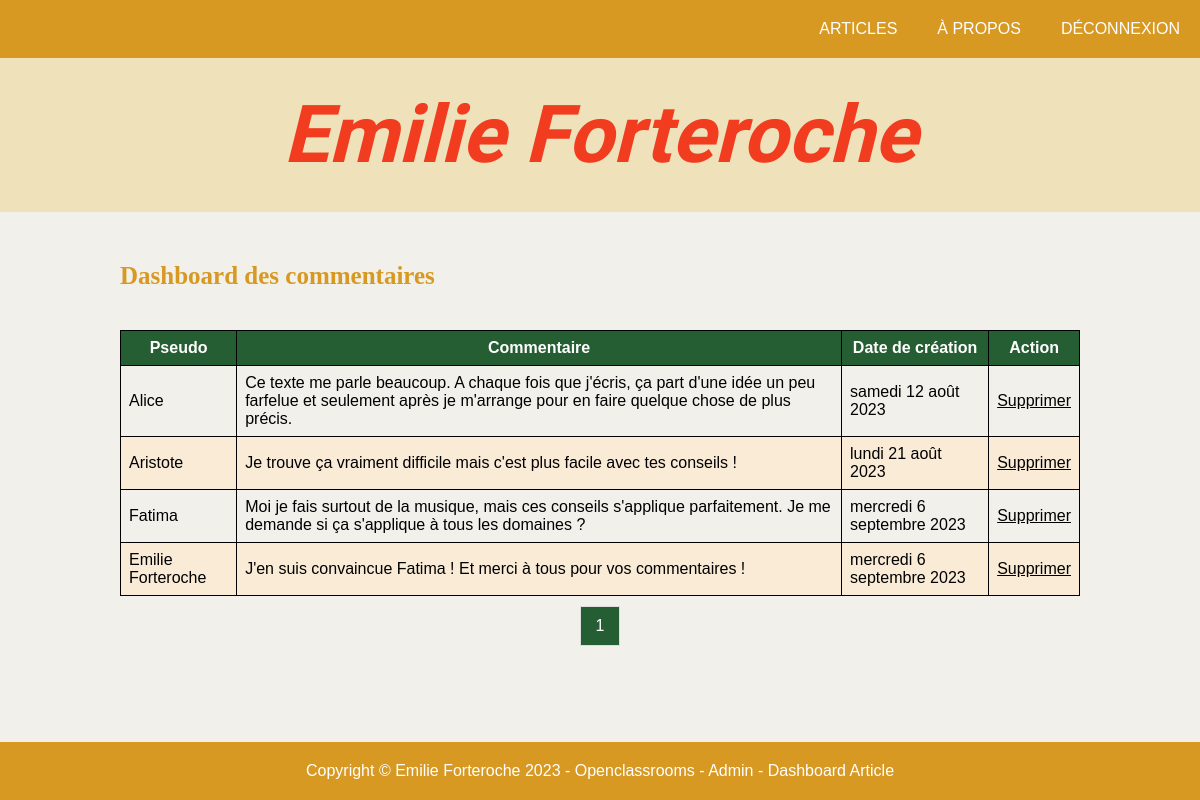
The page /index.php?action=dashboardComment&articleId=2&page=1 (signed in) on the database its author committed.
### tables this page shows
CREATE TABLE IF NOT EXISTS `comment` (
  `id` int NOT NULL AUTO_INCREMENT,
  `id_article` int NOT NULL,
  `pseudo` varchar(255) NOT NULL,
  `content` text NOT NULL,
  `date_creation` datetime NOT NULL,
  PRIMARY KEY (`id`),
  KEY `link_comment_article` (`id_article`),
  CONSTRAINT `link_comment_article` FOREIGN KEY (`id_article`) REFERENCES `article` (`id`) ON DELETE CASCADE ON UPDATE CASCADE
);

### views/View.php (called while the page is built, shortened)
<?php
class View
{
    public function render(string $viewName, array $params = []): void
    {
        $viewPath = $this->buildViewPath($viewName);
        $content = $this->_renderViewFromTemplate($viewPath, $params);
    }
    private function _renderViewFromTemplate(string $viewPath, array $params = []): string
    {
        if (file_exists($viewPath)) {
            extract($params);
            require($viewPath);
            return ob_get_clean();
        } else {
            throw new Exception("La vue '$viewPath' est introuvable.");
        }
    }
    private function buildViewPath(string $viewName): string
    {
        return TEMPLATE_VIEW_PATH . $viewName . '.php';
    }
}

### controllers/CommentController.php (called while the page is built, shortened)
<?php
class CommentController
{
    public function dashboardComment(): void
    {
        $idArticle = Utils::request('articleId');
        $page = intval(Utils::request("page"));
        $column = Utils::request("column");
        $order = Utils::request("order");
        $delete = Utils::request("delete");
        if(!isset($column) || $column == "" || !isset($order) || $order == "") {
            $column = null;
            $order = null;
        }
        if(!isset($delete) || $delete == "") {
            $delete = "hide";
        }
        $rows = [];
        $rows[0] = array("column" => "pseudo", "label" => "Pseudo");
        $rows[1] = array("column" => "content", "label" => "Commentaire");
        $rows[2] = array("column" => "date_creation", "label" => "Date de création");
        $rows[3] = array("column" => "delete", "label" => "Action");
        $commentManager = new CommentManager();
        $info = $commentManager->countPageComment($page, $idArticle);
        $info['column'] = $column;
        $info['order'] = $order;
        $info['del-success'] = $delete;
        $info['articleId_block'] = "&articleId=$idArticle";
        $info['action_block'] = "?action=dashboardComment".$info['articleId_block'];
        $info['delete_block'] = "?action=deleteComment";
        $info['page_block'] = "&page=$page";
        $info['filter_block'] = $column !== null && $order !== null ? "&column=$column&order=$order" : " ";
        $result = $commentManager->getAllCommentsByArticleId($idArticle, $info);
        $view = new View("Dashboard des commentaires");
        $view->render("dashboardComment", [
            'comments' => $result,
            'info' => $info,
            'rows' => $rows
        ]);
    }
}

### index.php (called while the page is built, shortened)
<?php
$action = Utils::request('action', 'home');
try {
    switch ($action) {
        case 'dashboardComment':
            $commentController = new CommentController();
            $commentController->dashboardComment();
            break;
    }
} catch (Exception $e) {
    $errorView = new View('Erreur');
    $errorView->render('errorPage', ['errorMessage' => $e->getMessage()]);
}

### models/CommentManager.php (called while the page is built, shortened)
<?php
class CommentManager extends AbstractEntityManager
{
    public function getAllCommentsByArticleId(int $idArticle, array $info = []): array
    {
        $page = "";
        $filter = "";
        if (isset($info['actual_page']) && isset($info['limiter'])) {
            $actualPage = $info['actual_page'];
            $limiter = $info['limiter'];
            if ($actualPage == 1) {
                $firstArticle = 0;
            } else {
                $firstArticle = ($actualPage - 1) * $limiter;
            }
            if (isset($info['actual_page'])) {
                $page = " LIMIT $firstArticle, $limiter ";
            }
        }
        $sql = "SELECT * FROM comment WHERE id_article = $idArticle $filter $page";
        $result = $this->db->query($sql);
        $comments = [];
        while ($comment = $result->fetch()) {
            $comments[] = new Comment($comment);
        }
        return $comments;
    }
}

### models/AbstractEntityManager.php (called while the page is built, shortened)
<?php
abstract class AbstractEntityManager
{
    public function __construct()
    {
        $this->db = DBManager::getInstance();
    }
}

### models/DBManager.php (called while the page is built, shortened)
<?php
class DBManager
{
    private static $instance;
    private $db;
    private function __construct()
    {
        $this->db = new PDO('mysql:host=' . DB_HOST . ';dbname=' . DB_NAME . ';charset=utf8', DB_USER, DB_PASS);
        $this->db->setAttribute(PDO::ATTR_ERRMODE, PDO::ERRMODE_EXCEPTION);
        $this->db->setAttribute(PDO::ATTR_DEFAULT_FETCH_MODE, PDO::FETCH_ASSOC);
    }
    public static function getInstance(): DBManager
    {
        if (!self::$instance) {
            self::$instance = new DBManager();
        }
        return self::$instance;
    }
    public function query(string $sql, ?array $params = null): PDOStatement
    {
        if ($params == null) {
            $query = $this->db->query($sql);
        } else {
            $query = $this->db->prepare($sql);
            $query->execute($params);
        }
        return $query;
    }
}

### models/AbstractEntity.php (called while the page is built, shortened)
<?php
abstract class AbstractEntity
{
    protected int $id = -1;
    protected function hydrate(array $data): void
    {
        foreach ($data as $key => $value) {
            $method = 'set' . str_replace('_', '', ucwords($key, '_'));
        }
    }
    public function setId(int $id): void
    {
        $this->id = $id;
    }
    public function getId(): int
    {
        return $this->id;
    }
}

### models/Comment.php (called while the page is built, shortened)
<?php
class Comment extends AbstractEntity
{
    private string $pseudo;
    private string $content;
    private DateTime $dateCreation;
    public function getPseudo(): string
    {
        return $this->pseudo;
    }
    public function setPseudo(string $pseudo): void
    {
        $this->pseudo = $pseudo;
    }
    public function getContent(): string
    {
        return $this->content;
    }
    public function setContent(string $content): void
    {
        $this->content = $content;
    }
    public function getDateCreation(): DateTime
    {
        return $this->dateCreation;
    }
    public function setDateCreation(string|DateTime $dateCreation, string $format = 'Y-m-d H:i:s'): void
    {
        if (is_string($dateCreation)) {
            $dateCreation = DateTime::createFromFormat($format, $dateCreation);
        }
        $this->dateCreation = $dateCreation;
    }
}

### services/Utils.php (called while the page is built, shortened)
<?php
class Utils
{
    public static function convertDateToFrenchFormat(DateTime $date): string
    {
        $dateFormatter = new IntlDateFormatter('fr_FR', IntlDateFormatter::FULL, IntlDateFormatter::FULL);
        $dateFormatter->setPattern('EEEE d MMMM Y');
        return $dateFormatter->format($date);
    }
}

### views/templates/dashboardComment.php (the view, shortened to what this page needs)
<h2>Dashboard des commentaires</h2>
<table class="dashboard">
    <thead>
    <tr>
        <?php
        foreach($rows as $i => $row) { ?>
        <?php if($row['column'] == $info['column'] && $info['order'] == 'ASC') {?>
        <th>
            <a href="<?=$info['action_block'].$info['page_block'].'&column='.$info['column']?>">
                <?= $row['label']?>
                <span class="arrow-down"></span>
            </a>
        </th>
        <?php } elseif($row['column'] == "delete") {
            ?>
        <th class="action-col">
            <?= $row['label']?>
        </th>
        <?php } else { ?>
        <th>
            <a href="<?=$info['action_block'].$info['page_block'].'&column='.$row['column'].'&order=DESC'?>">
                <?= $row['label']?>
            </a>
        </th>
        <?php }?>
        <?php }?>
    </tr>
    </thead>
    <tbody>
    <?php foreach ($comments as $i => $comment) {?>
    <tr>
        <td> <?=$comment->getPseudo()?></td>
        <td> <?=$comment->getContent()?></td>
        <td> <?=Utils::convertDateToFrenchFormat($comment->getDateCreation())?></td>
        <td> <a href="<?=$info['delete_block']."&commentId=".$comment->getId().$info['articleId_block']?>" class="del-link">Supprimer</a></td>
    </tr>
    <?php }?>
    </tbody>
</table>
<div class="pagination">
    <?php for($page = 1; $page <= $info['nb_pages']; $page++): ?>
    <a href="<?= $info['action_block']."&page=$page".$info['filter_block']?>" class="<?=($page == $info['actual_page']) ? 'current-page' : ''?>">
        <?=$page?>
    </a>
    <?php endfor ?>
</div>

### css/style.css (style rules this page uses)
* { margin: 0; padding: 0; box-sizing: border-box; }
:root { --backgroundColor: #f1f0eb; --headerColor: #d79922; --headerPaleColor: #efe1ba; --titleColor: #f13c1f; --dateColor: #3f56a4; --quoteColor: #c5cbe4; --commentPaleColor: #99a140; --commentColor: #255E33; }
body { display: flex; flex-direction: column; align-items: center; font-family: 'arial', sans-serif; background-color: var(--backgroundColor); }
h2 { width: 100%; margin: 20px 0; font-size: 25px; font-family: 'Times New Roman', Times, serif; color: var(--headerColor); }
a { text-decoration: none; color: inherit; }
table { width: 100%; border-collapse: collapse; margin-top: 20px; }
th { background-color: var(--commentColor); color: white; text-align: center; }
th, td { border: 1px solid black; padding: 8px; }
.dashboard tr:nth-child(2n) { background-color: antiquewhite; }
.pagination { display: flex; list-style: none; padding-top: 10px; }
.pagination a { color: #333; text-decoration: none; padding: 10px 15px; border: 1px solid #ddd; margin: 0 2px; cursor: pointer; }
.current-page { background-color: var(--commentColor); color: white !important; }
.del-link { text-decoration: underline; color: black; }

### rows shown on the page
comment: pseudo "Alice", content "Ce texte me parle beaucoup. A chaque fois que j'écris, ça part d'une idée un peu farfelue et seulement après je m'arrange pour en faire quelque chose de plus précis.", date_creation "samedi 12 août 2023"
comment: pseudo "Aristote", content "Je trouve ça vraiment difficile mais c'est plus facile avec tes conseils !", date_creation "lundi 21 août 2023"
comment: pseudo "Fatima", content "Moi je fais surtout de la musique, mais ces conseils s'applique parfaitement. Je me demande si ça s'applique à tous les domaines ?", date_creation "mercredi 6 septembre 2023"
comment: pseudo "Emilie Forteroche", content "J'en suis convaincue Fatima ! Et merci à tous pour vos commentaires !", date_creation "mercredi 6 septembre 2023"

### other values the page prints
$row['label'] "Pseudo"
$row['label'] "Commentaire"
$row['label'] "Date de création"
$row['label'] "Action"
